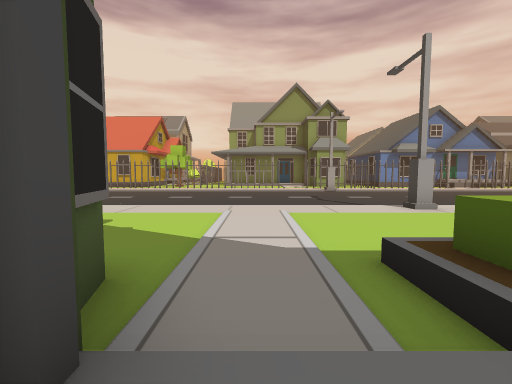
view 1 (above)

18 first-person views from a walk through a 3-D level made in the Unity game engine. The camera is 1.4 m above the floor, tilts 4° down and sees 90° across. The floor is counted in squares, 2 m on a side. Each view is taken from the middle of a square. On the plan, view 1 faces up. The plan holds only what a view shows up to about 9 squares ahead; the rest is blank. The place goes on beyond the plan.

view 2
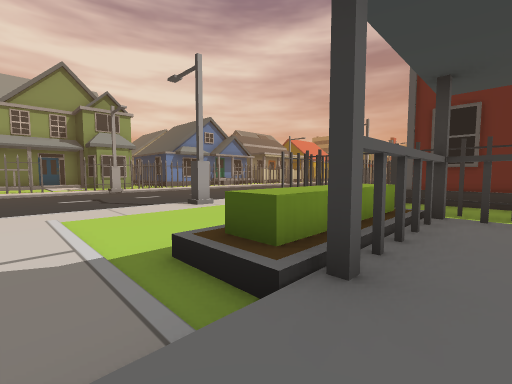

view 3
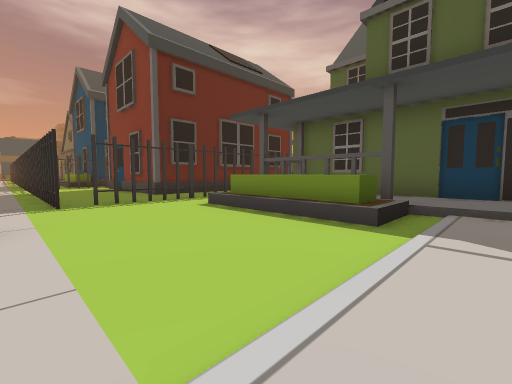

view 4
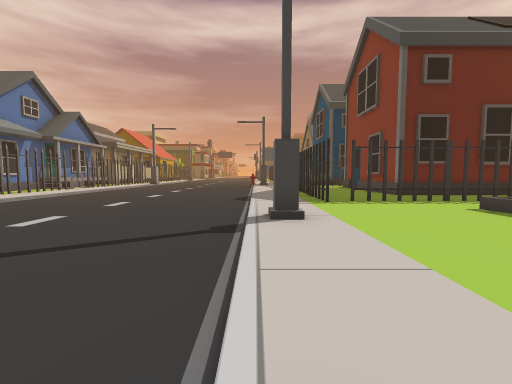

view 5
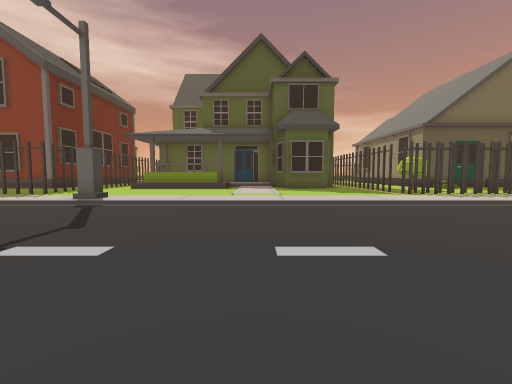

view 6
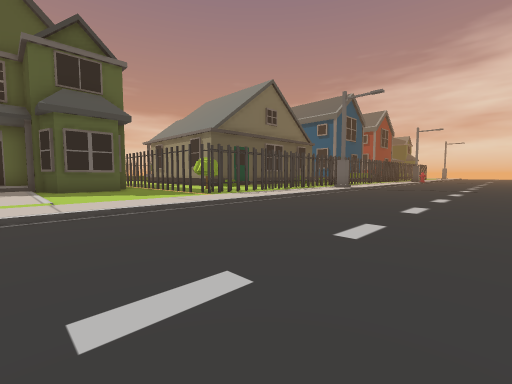

view 7
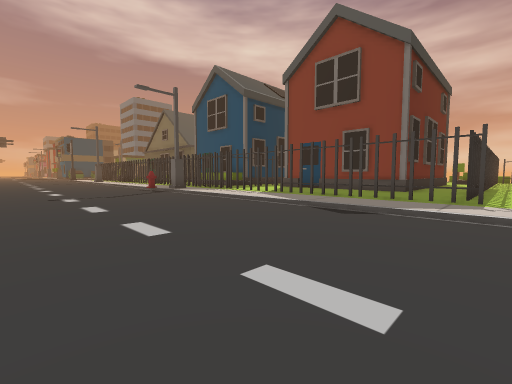

view 8
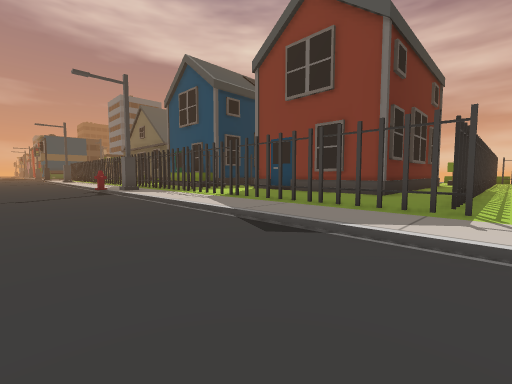

view 9
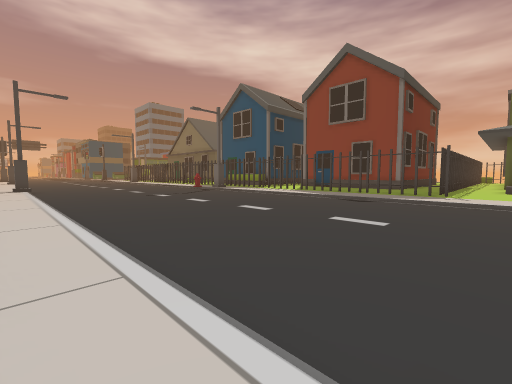

view 10
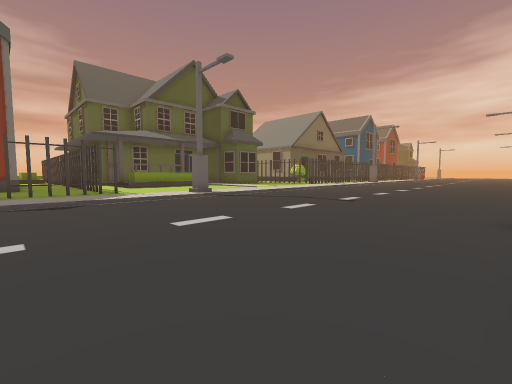

view 11
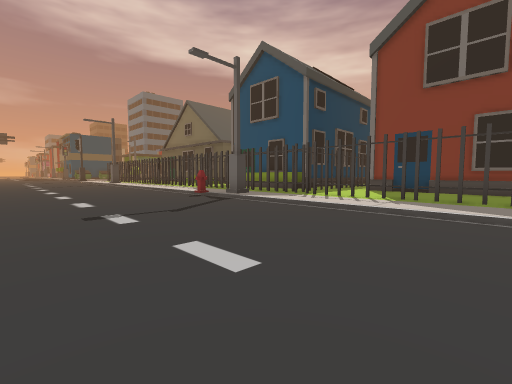

view 12
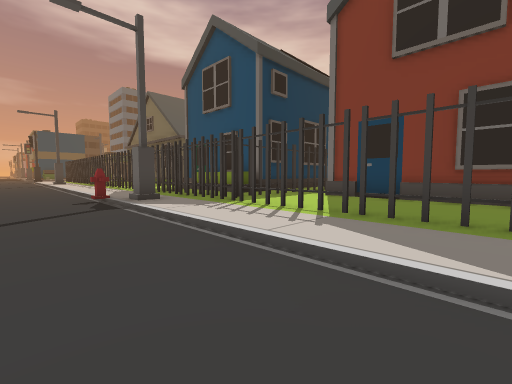

view 13
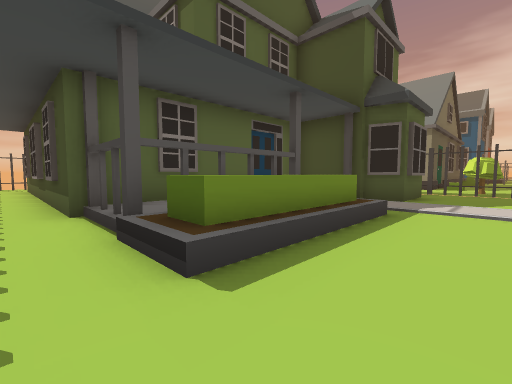

view 14
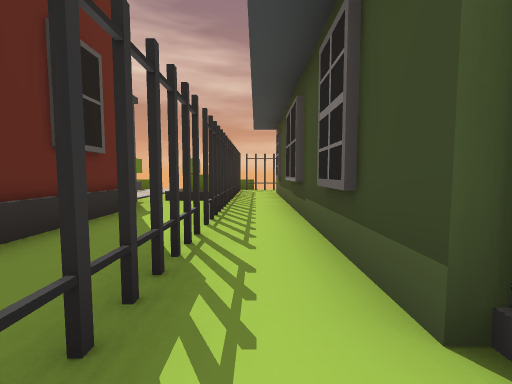

view 15
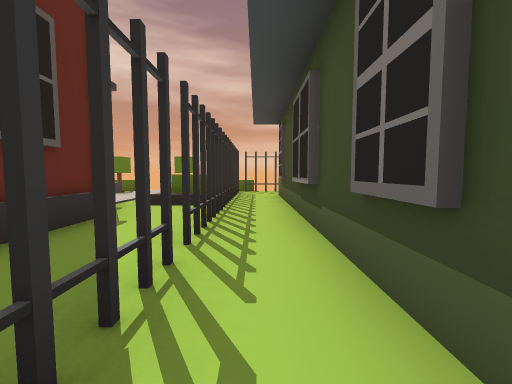

view 16
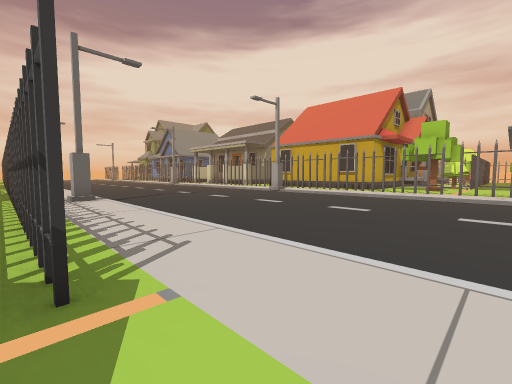

view 17
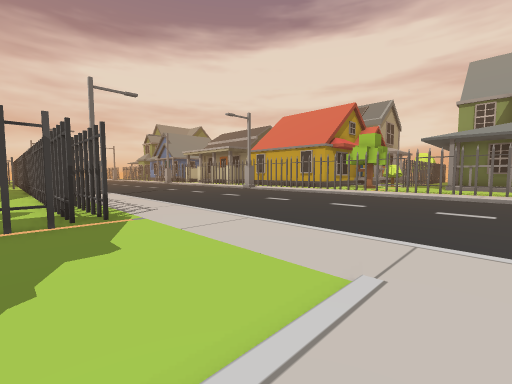

view 18
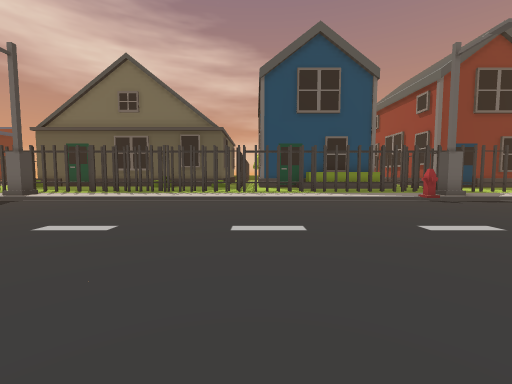

### Floor plan
Key: @ floor where view 1 was taken; # wall or solid block; x gap in a wall; . main floor; : floor 0.25 m higher than the main floor; + floor 0.5 m higher than the main floor; * floor 0.75 m higher than the main floor; / step, stairs or slope; = window, fence, low wall or low ledge; ^ raised ledge; T thing the floor can be seen under or through; H hydrant.
Columns run from 14 left of view 1 to 29 right of it. Each row starts with its distance up from view 1.
 16          ######        #
 15         :::: ::    ::::::::::::
 14        .........../............     .
 13       .........................    ...
 12   .....................................
 11   ......................................
 10    ......................................
  9   ........................................
  8   .........................................
  7    #//////////////#////////////H///////////#
  6    /::::::::::::::/:::::::::::/::::::::::::/
  5 ##########:::::::::::##:TT:#################
  4         ###::::::::::#:::::::#
  3          ##::::::::::#########
  2           ####:/^^^*:#
  1              #//#==x:#
  0              #@++++x:#
 -1              #######:#
 -2                    #:#
 -3                    #:#
 -4                    #:#
 -5                    #:#
 -6                    #:###
 -7                    #:x*=
 -8                    #:^^
 -9                    #:^

Positions as (right, up) in squares from view 1, and headings:
1: (0, 0), facing up
2: (0, 0), facing up-right
3: (0, 6), facing down-right
4: (0, 7), facing right
5: (0, 13), facing down
6: (0, 12), facing down-left
7: (6, 12), facing down-right
8: (6, 10), facing down-right
9: (5, 15), facing down-right
10: (9, 14), facing down-left
11: (10, 12), facing down-right
12: (10, 9), facing down-right
13: (6, 4), facing down-left
14: (6, 0), facing down
15: (6, -1), facing down
16: (-3, 5), facing up-left
17: (0, 4), facing up-left
18: (22, 14), facing down
